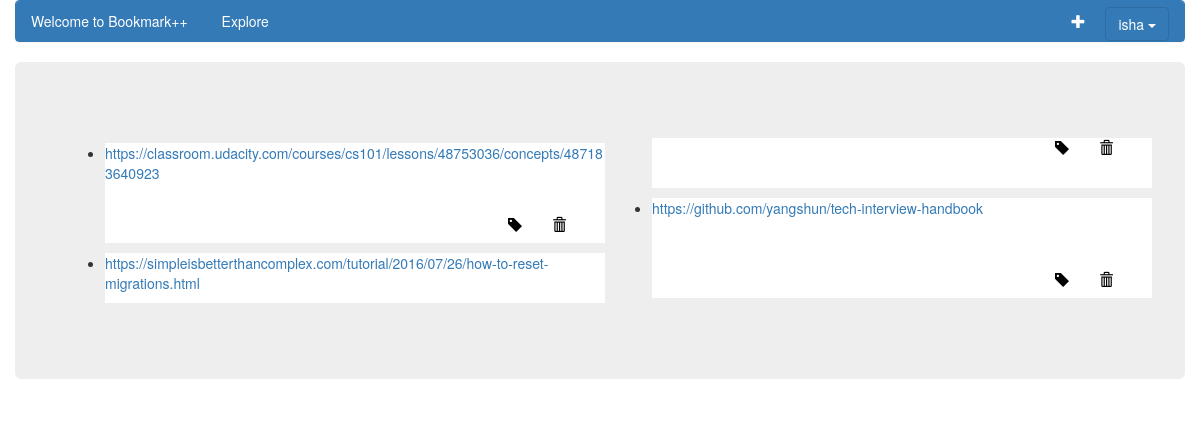
Screenshot of /bookmark/profile/ (signed in) with the database file from the repository.
### bookmark/models.py (models this page shows, shortened)
class UserBookmark(models.Model):
    user = models.ForeignKey(User)
    bookmark = models.URLField()
    tag = TaggableManager()

### bookmark/views.py (the view)
def profile(request):
    user = request.user.pk
    blist = get_bookmark(user)
    firstname = get_firstname(request)
    print firstname
    return render(request,'myprofile.html',{'blist': blist,'firstname':firstname})

### bookmark/views.py (called while the page is built)
def get_bookmark(user):
    blist = UserBookmark.objects.filter(user = user)
    return blist

def get_firstname(request):
    firstname = User.objects.values_list('first_name').filter(username= request.user.username)
    firstname = list(firstname)
    firstname = str(firstname[0][0])
    return firstname

### bookmark/templates/myprofile.html (shortened to what this page needs)
<!DOCTYPE html>
<html lang="en">
<head>
  <link rel="stylesheet" href="https://maxcdn.bootstrapcdn.com/bootstrap/3.3.7/css/bootstrap.min.css">
  {% load static %}
  {% load static %}
  <link rel="stylesheet" type="text/css" href="{% static "style.css" %}" />
   <link href="{% static "jquery.tagit.css" %}" rel="stylesheet" type="text/css">
<link href="{% static "tagit.ui-zendesk.css" %}" rel="stylesheet" type="text/css">
</head>
<body>
  <div class="container-fluid">
      <div class = "panel-group">
      <div class = "panel panel-primary">
      <div class = "panel-heading" style="">Welcome to Bookmark++
      <a class = "icon" href ="{% url 'home' %}">Explore</a>
      <div style = "float:right;">
     <a href="#" data-toggle="tooltip" title="Save a Bookmark" data-placement="bottom">
     <span class="glyphicon glyphicon-plus" data-toggle="popover" data-placement="left" title="Save your bookmarks here"</span>
    </a>
     <div class="dropdown" style = "margin-top:-6.5px">
         <button class="btn btn-primary dropdown-toggle" type="button" data-toggle="dropdown" style="margin-top: -26px;margin-left: 34px;">{{ firstname }}
         <span class="caret"></span></button>
      </div>
    </div>
      </div>
      </div>
      </div>
      <div class = "jumbotron">
      <div class = "row">
      <div id = "container" class = "cols">
      <ul>
          {% for b in blist %}
            <li class="article">
              <a href = "{{ b.bookmark }}"><text>{{ b.bookmark }}</text></a>
                <div>
                    <table class = "glyphicons">
                       <tr>
                       <td>
                          <a href = "#myModal" data-toggle="modal" id = "{{ b.bookmark }}" data-target = "#edit-modal">
                            <span class = "glyphicon glyphicon-tag" data-toggle = "tooltip" title = "add tags to your bookmarks" data-placement="bottom"></span>
                          </a>
                        </td>
                        <td>
                          <a href="{% url 'deletebookmark'  b.bookmark %}">
                            <span class="glyphicon glyphicon-trash" data-toggle = "tooltip" title = "delete bookmark" data-placement = "bottom"></span>
                          </a>
                          </td>
                        </tr>
                    </table>
                  </div>
              </li>
      {% endfor %}
      </ul>
      </div>
      </div>
      </div>
</body>
</html>

### bookmark/static/style.css (style rules this page uses)
.glyphicon { color: #FFFFFF; margin-right: 30px; }
.icon { text-decoration: none; color: #FFFFFF; margin-left: 30px; }
.article { width:500px; height:100px; background:#FFFFFF; float:left; margin:5px; border: 1px; box-sizing: border-box; position:relative; word-wrap:break-word; }
#container { width: 100%; margin: 2em auto; }
.cols { column-count: 2; }
.glyphicons { color: black; padding-top: 7%; padding-left: 85%; bottom: .55em; display: block; left: auto; right: .65em; list-style: none; position:absolute; }
.glyphicon-tag { color: black; }
.glyphicon-trash { color: black; }

### rows the page displays
UserBookmark: bookmark "https://classroom.udacity.com/courses/cs101/lessons/48753036/concepts/487183640923"
UserBookmark: bookmark "https://simpleisbetterthancomplex.com/tutorial/2016/07/26/how-to-reset-migrations.html"
UserBookmark: bookmark "https://github.com/yangshun/tech-interview-handbook"

### other values shown
{{ firstname }} "isha"
